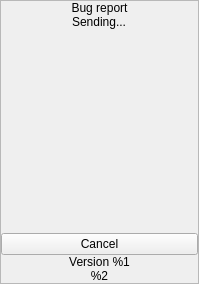
<?xml version="1.0" encoding="UTF-8"?>
<ui version="4.0">
 <class>BugReportLoadingScreen</class>
 <widget class="QWidget" name="BugReportLoadingScreen">
  <property name="geometry">
   <rect>
    <x>0</x>
    <y>0</y>
    <width>199</width>
    <height>284</height>
   </rect>
  </property>
  <property name="windowTitle">
   <string>Form</string>
  </property>
  <layout class="QVBoxLayout" name="layBugReportScreen">
   <property name="spacing">
    <number>0</number>
   </property>
   <property name="leftMargin">
    <number>0</number>
   </property>
   <property name="topMargin">
    <number>0</number>
   </property>
   <property name="rightMargin">
    <number>0</number>
   </property>
   <property name="bottomMargin">
    <number>0</number>
   </property>
   <item>
    <widget class="QFrame" name="frmBugReport">
     <property name="frameShape">
      <enum>QFrame::StyledPanel</enum>
     </property>
     <property name="frameShadow">
      <enum>QFrame::Raised</enum>
     </property>
     <layout class="QVBoxLayout">
      <property name="spacing">
       <number>0</number>
      </property>
      <property name="leftMargin">
       <number>0</number>
      </property>
      <property name="topMargin">
       <number>0</number>
      </property>
      <property name="rightMargin">
       <number>0</number>
      </property>
      <property name="bottomMargin">
       <number>0</number>
      </property>
      <item>
       <widget class="QLabel" name="lblCaption">
        <property name="text">
         <string>Bug report</string>
        </property>
        <property name="alignment">
         <set>Qt::AlignCenter</set>
        </property>
       </widget>
      </item>
      <item alignment="Qt::AlignHCenter">
       <widget class="CustomLineHeightLabel" name="lblStatusMessage">
        <property name="text">
         <string>Sending...</string>
        </property>
        <property name="alignment">
         <set>Qt::AlignCenter</set>
        </property>
        <property name="wordWrap">
         <bool>true</bool>
        </property>
       </widget>
      </item>
      <item alignment="Qt::AlignHCenter">
       <widget class="QLabel" name="lblGifLoading">
        <property name="sizePolicy">
         <sizepolicy hsizetype="Fixed" vsizetype="Fixed">
          <horstretch>0</horstretch>
          <verstretch>0</verstretch>
         </sizepolicy>
        </property>
       </widget>
      </item>
      <item>
       <spacer name="verticalSpacer">
        <property name="orientation">
         <enum>Qt::Vertical</enum>
        </property>
        <property name="sizeType">
         <enum>QSizePolicy::Expanding</enum>
        </property>
        <property name="sizeHint" stdset="0">
         <size>
          <width>20</width>
          <height>13</height>
         </size>
        </property>
       </spacer>
      </item>
      <item>
       <widget class="QPushButton" name="btnCancel">
        <property name="sizePolicy">
         <sizepolicy hsizetype="Preferred" vsizetype="Fixed">
          <horstretch>0</horstretch>
          <verstretch>0</verstretch>
         </sizepolicy>
        </property>
        <property name="text">
         <string>Cancel</string>
        </property>
       </widget>
      </item>
      <item>
       <widget class="VersionLabel" name="lblVersion">
        <property name="text">
         <string>Version %1
%2</string>
        </property>
        <property name="alignment">
         <set>Qt::AlignCenter</set>
        </property>
       </widget>
      </item>
     </layout>
    </widget>
   </item>
  </layout>
 </widget>
 <customwidgets>
  <customwidget>
   <class>VersionLabel</class>
   <extends>QLabel</extends>
   <header location="global">VersionLabel.h</header>
  </customwidget>
  <customwidget>
   <class>CustomLineHeightLabel</class>
   <extends>QLabel</extends>
   <header>CustomLineHeightLabel.h</header>
  </customwidget>
 </customwidgets>
 <resources/>
 <connections/>
</ui>
